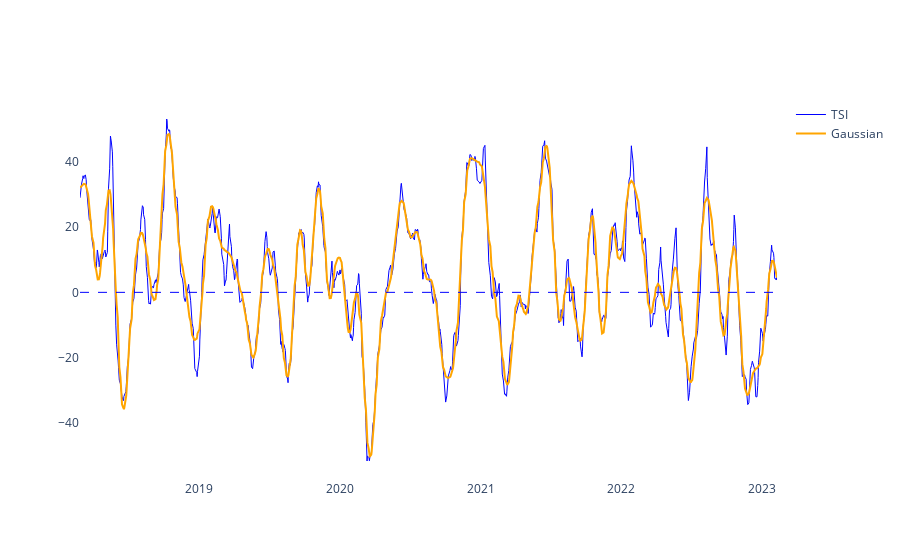

Notebook code cell kept with this figure:
### Code cell
#TSI

tsi_config=[25,13]
resultados_tsi = ta.momentum.TSIIndicator(base["Close"],tsi_config[0],tsi_config[1],False)

resultados_tsi.tsi().dropna(inplace=True)


#Gaussian TSI
resultados_tsi_sem_null = resultados_tsi.tsi().dropna()

tsi_np = resultados_tsi_sem_null.to_numpy()

tsi_np = tsi_np.reshape(1,len(tsi_np))


smoother_tsi = GaussianSmoother(n_knots=90, sigma=0.0003)
smoother_tsi.smooth(tsi_np)


fig = go.Figure()

fig.add_trace(
    go.Scatter(
        name="TSI",
        x=base.tail(len(resultados_tsi_sem_null)).index,
        y=resultados_tsi_sem_null,
        line=dict(color='blue', width=1))
)

fig.add_trace(
    go.Scatter(
        x=base.tail(len(resultados_tsi_sem_null)).index,
        y=smoother_tsi.smooth_data[0],
        mode='lines',
        name='Gaussian',
        line=dict(color="orange"))
)





fig.add_hline(y=0,line_color="blue",line_width=1, line_dash="dash")
fig.update_layout(paper_bgcolor='rgba(0,0,0,0)', plot_bgcolor='rgba(0,0,0,0)')

### Figure 1 — Plotly figure (JSON) as saved in the notebook; plotly's stock layout.template omitted (floating-point values rounded to 4 significant figures; data arrays with more than 128 entries replaced by an {"elided": "..."} marker saying what was removed)
{"data": [{"line": {"color": "blue", "width": 1}, "name": "TSI", "type": "scatter", "x": {"elided": "1231 str values"}, "y": {"elided": "1231 float values"}}, {"line": {"color": "orange"}, "mode": "lines", "name": "Gaussian", "type": "scatter", "x": {"elided": "1231 str values"}, "y": {"elided": "1231 float values"}}], "layout": {"paper_bgcolor": "rgba(0,0,0,0)", "plot_bgcolor": "rgba(0,0,0,0)", "shapes": [{"line": {"color": "blue", "dash": "dash", "width": 1}, "type": "line", "x0": 0, "x1": 1, "xref": "x domain", "y0": 0, "y1": 0, "yref": "y"}]}}
